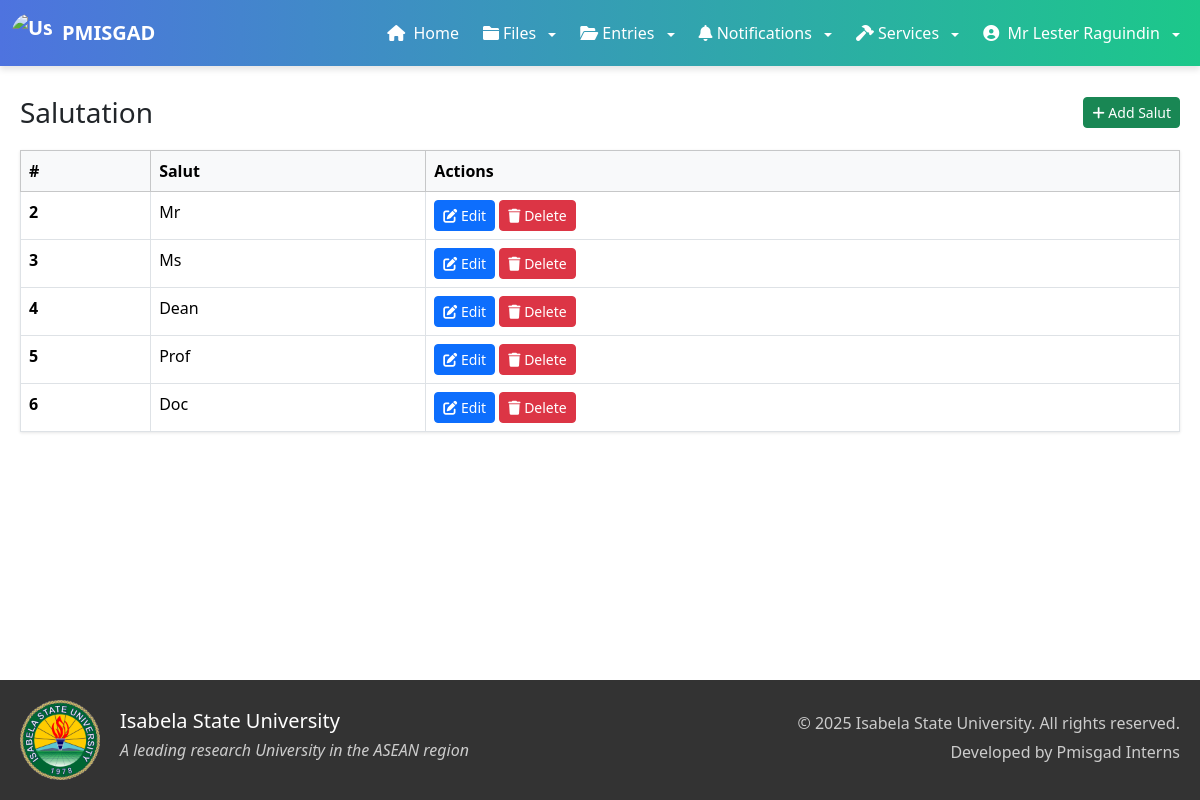
Page /admin/salut.php (signed in) on the committed database.
### tables this page shows
CREATE TABLE `salut` (
  `salut_id` int(11) NOT NULL,
  `salut` varchar(20) NOT NULL
);

### admin/salut.php (the view, shortened to what this page needs)
<?php
include '../components/config.php';
?>
<!DOCTYPE html>
<html lang="en">
<head>
    <link rel="stylesheet" href="../styles/styles.css">
    <link href="https://cdnjs.cloudflare.com/ajax/libs/font-awesome/6.0.0-beta3/css/all.min.css" rel="stylesheet">
    <link rel="stylesheet" href="https://cdn.jsdelivr.net/npm/bootstrap@5.3.3/dist/css/bootstrap.min.css">
    <link rel="stylesheet" href="../styles/header_style.css">
    <link rel="stylesheet" href="../styles/darkLight.css">
</head>
<body>
    <?php include '../components/header_admin.php'; ?>
    <div class="container fade-in" style="margin-top: 30px">
        <div class="header-section">
            <h3 class="card-title text-center">Salutation</h3>
            <button class="btn btn-sm btn-success" data-bs-toggle="modal" data-bs-target="#addSalutationModal">
                <i class="fas fa-plus"></i> Add Salut
            </button>
        </div>
        <table class="table table-bordered table-hover">
            <thead class="table-light">
                <tr>
                    <th scope="col">#</th>
                    <th scope="col">Salut</th>
                    <th scope="col">Actions</th>
                </tr>
            </thead>
            <tbody>
                <?php
                    $query = mysqli_query($con, "SELECT * FROM salut") or die(mysqli_error($con));
                    if($query){
                        while($row = mysqli_fetch_assoc($query)){
                            echo '
                                <tr>
                                    <th scope="row">'.$row['salut_id'].'</th>
                                    <td>'. $row['salut'] .'</td>
                                    <td>
                                        <button class="btn btn-primary btn-sm edit-btn"
                                            data-bs-toggle="modal"
                                            data-bs-target="#editSalutModal"
                                            data-id="'.$row['salut_id'].'"
                                            data-name="'.$row['salut'].'">
                                            <i class="fas fa-edit"></i> Edit
                                        </button>
                                        <form action="" method="POST" class="d-inline">
                                            <input type="hidden" name="delete_id" value="'.$row['salut_id'].'">
                                            <button type="submit" name="delete" class="btn btn-danger btn-sm" onclick="return confirm(\'Are you sure you want to delete this Salut?\')">
                                                <i class="fas fa-trash"></i> Delete
                                            </button>
                                        </form>
                                    </td>
                                </tr>
                            ';
                        }
                    }
                ?>
            </tbody>
        </table>
    </div>
    <?php include '../components/footer.php'; ?>
</body>
</html>

### styles/styles.css (style rules this page uses)
body { font-family: 'Arial', sans-serif; }

### styles/header_style.css (style rules this page uses)
.header-section { display: flex; justify-content: space-between; align-items: center; margin-bottom: 20px; }
.table { box-shadow: 0 1px 3px rgba(0,0,0,0.1); }
.table thead { background-color: #f8f9fa; }
.btn { transition: all 0.3s ease; }

### styles/darkLight.css (style rules this page uses)
.fade-in { opacity: 0; transform: translateY(20px); animation: fadeIn 0.8s ease-in-out forwards; }
body, .compliance-card, .p-4, .card { transition: background-color 0.5s ease-in-out, color 0.5s ease-in-out; }

### components/footer.php (style rules this page uses)
body { display: flex; flex-direction: column; min-height: 100vh; margin: 0; }
.container { max-width: 1200px; margin: 0 auto; padding: 0 20px; }

### rows in the picture
salut: salut_id "2", salut "Mr"
salut: salut_id "3", salut "Ms"
salut: salut_id "4", salut "Dean"
salut: salut_id "5", salut "Prof"
salut: salut_id "6", salut "Doc"

### other values in the picture
$_SESSION['full_name'] "Mr Lester Raguindin"
